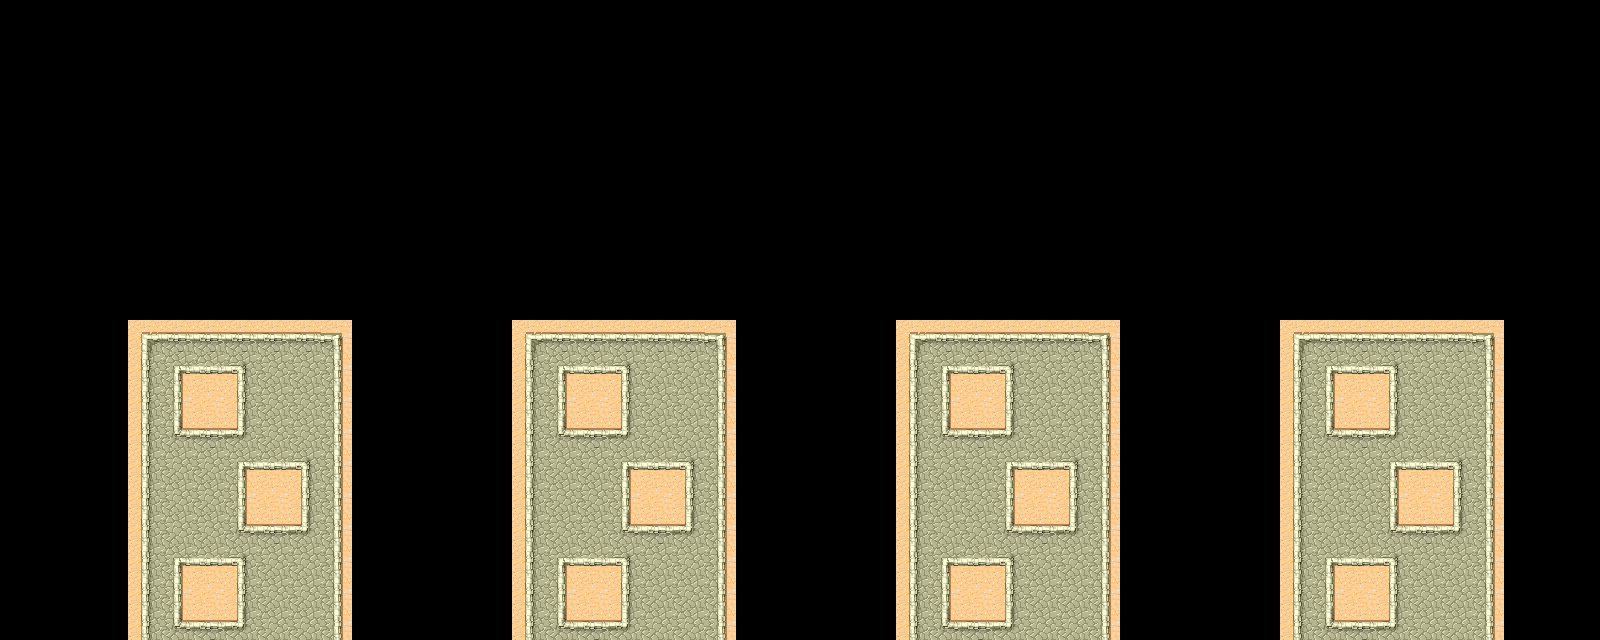

Rendered tile map (Tiled .tmx) drawn with the repository's tilesets; below, a short description and the map source with its tile grids summarised:
An orthogonal 50x20 tile map with 32x32 px tiles, 1 tile layer (main) and 1 object.

<map version="1.0" orientation="orthogonal" renderorder="right-down" width="50" height="20" tilewidth="32" tileheight="32" nextobjectid="54">
 <tileset firstgid="1" name="tmw_desert_spacing" tilewidth="32" tileheight="32" spacing="1" margin="1">
  <image source="resources/tmw_desert_spacing.png" width="265" height="199" />
  <tile id="29">
   <objectgroup draworder="index">
    <object id="0" x="0" y="0" width="32" height="31" />
   </objectgroup>
  </tile>
 </tileset>
 <layer name="main" width="50" height="20">
  <data>[1000 cells, 280 non-empty, 12 distinct tile ids]</data>
 </layer>
</map>
